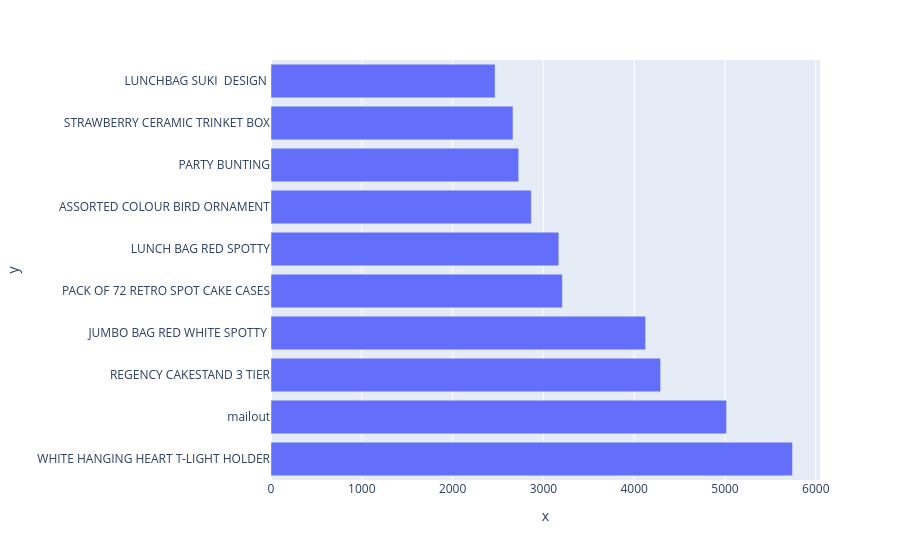

The notebook cell saved with this chart:
### Code cell
fig = px.bar(trans_count, x= trans_count.values, y=trans_count.index, orientation="h")

fig.show()

### Figure 1 — Plotly figure (JSON) as saved in the notebook; plotly's stock layout.template omitted (floating-point values rounded to 4 significant figures)
{"data": [{"hovertemplate": "x=%{x}<br>y=%{y}<extra></extra>", "legendgroup": "", "marker": {"color": "#636efa", "pattern": {"shape": ""}}, "name": "", "orientation": "h", "showlegend": false, "textposition": "auto", "type": "bar", "x": [5744, 5017, 4291, 4126, 3209, 3170, 2867, 2728, 2665, 2468], "xaxis": "x", "y": ["WHITE HANGING HEART T-LIGHT HOLDER", "mailout", "REGENCY CAKESTAND 3 TIER", "JUMBO BAG RED WHITE SPOTTY ", "PACK OF 72 RETRO SPOT CAKE CASES", "LUNCH BAG RED SPOTTY", "ASSORTED COLOUR BIRD ORNAMENT", "PARTY BUNTING", "STRAWBERRY CERAMIC TRINKET BOX", "LUNCHBAG SUKI  DESIGN "], "yaxis": "y"}], "layout": {"barmode": "relative", "legend": {"tracegroupgap": 0}, "margin": {"t": 60}, "xaxis": {"anchor": "y", "domain": [0, 1], "title": {"text": "x"}}, "yaxis": {"anchor": "x", "domain": [0, 1], "title": {"text": "y"}}}}
